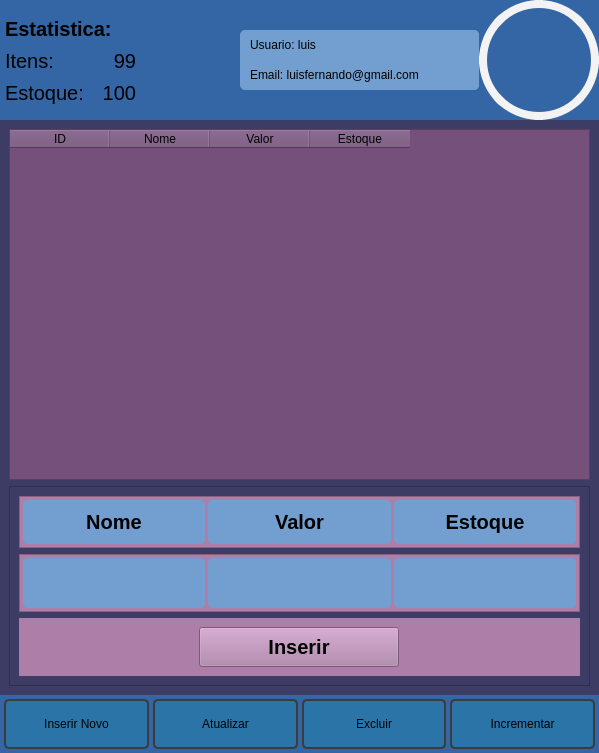
<?xml version="1.0" encoding="UTF-8"?>
<ui version="4.0">
 <class>MainWindow</class>
 <widget class="QMainWindow" name="MainWindow">
  <property name="geometry">
   <rect>
    <x>0</x>
    <y>0</y>
    <width>599</width>
    <height>753</height>
   </rect>
  </property>
  <property name="minimumSize">
   <size>
    <width>500</width>
    <height>700</height>
   </size>
  </property>
  <property name="windowTitle">
   <string>MainWindow</string>
  </property>
  <widget class="QWidget" name="centralwidget">
   <layout class="QVBoxLayout" name="verticalLayout">
    <property name="spacing">
     <number>0</number>
    </property>
    <property name="leftMargin">
     <number>0</number>
    </property>
    <property name="topMargin">
     <number>0</number>
    </property>
    <property name="rightMargin">
     <number>0</number>
    </property>
    <property name="bottomMargin">
     <number>0</number>
    </property>
    <item>
     <widget class="QFrame" name="frame_superior">
      <property name="maximumSize">
       <size>
        <width>16777215</width>
        <height>120</height>
       </size>
      </property>
      <property name="layoutDirection">
       <enum>Qt::LeftToRight</enum>
      </property>
      <property name="styleSheet">
       <string notr="true">background-color: rgb(52, 101, 164);</string>
      </property>
      <property name="frameShape">
       <enum>QFrame::NoFrame</enum>
      </property>
      <property name="frameShadow">
       <enum>QFrame::Raised</enum>
      </property>
      <layout class="QHBoxLayout" name="horizontalLayout">
       <property name="spacing">
        <number>0</number>
       </property>
       <property name="leftMargin">
        <number>0</number>
       </property>
       <property name="topMargin">
        <number>0</number>
       </property>
       <property name="rightMargin">
        <number>0</number>
       </property>
       <property name="bottomMargin">
        <number>0</number>
       </property>
       <item>
        <widget class="QFrame" name="frame_superior_esquerdo">
         <property name="styleSheet">
          <string notr="true">background-color: rgb(52, 101, 164);</string>
         </property>
         <property name="frameShape">
          <enum>QFrame::NoFrame</enum>
         </property>
         <property name="frameShadow">
          <enum>QFrame::Raised</enum>
         </property>
         <widget class="QFrame" name="frame">
          <property name="geometry">
           <rect>
            <x>0</x>
            <y>10</y>
            <width>141</width>
            <height>101</height>
           </rect>
          </property>
          <property name="frameShape">
           <enum>QFrame::NoFrame</enum>
          </property>
          <property name="frameShadow">
           <enum>QFrame::Raised</enum>
          </property>
          <layout class="QGridLayout" name="gridLayout">
           <property name="leftMargin">
            <number>5</number>
           </property>
           <property name="topMargin">
            <number>5</number>
           </property>
           <property name="rightMargin">
            <number>5</number>
           </property>
           <property name="bottomMargin">
            <number>5</number>
           </property>
           <property name="spacing">
            <number>5</number>
           </property>
           <item row="2" column="0">
            <widget class="QLabel" name="label_2">
             <property name="font">
              <font>
               <pointsize>15</pointsize>
              </font>
             </property>
             <property name="text">
              <string>Itens:</string>
             </property>
            </widget>
           </item>
           <item row="4" column="0">
            <widget class="QLabel" name="label_3">
             <property name="font">
              <font>
               <pointsize>15</pointsize>
              </font>
             </property>
             <property name="text">
              <string>Estoque:</string>
             </property>
            </widget>
           </item>
           <item row="4" column="1">
            <widget class="QLabel" name="label_5">
             <property name="font">
              <font>
               <pointsize>15</pointsize>
              </font>
             </property>
             <property name="text">
              <string>100</string>
             </property>
             <property name="alignment">
              <set>Qt::AlignRight|Qt::AlignTrailing|Qt::AlignVCenter</set>
             </property>
            </widget>
           </item>
           <item row="2" column="1">
            <widget class="QLabel" name="label_4">
             <property name="font">
              <font>
               <pointsize>15</pointsize>
              </font>
             </property>
             <property name="layoutDirection">
              <enum>Qt::RightToLeft</enum>
             </property>
             <property name="text">
              <string>99</string>
             </property>
             <property name="alignment">
              <set>Qt::AlignRight|Qt::AlignTrailing|Qt::AlignVCenter</set>
             </property>
            </widget>
           </item>
           <item row="1" column="0" colspan="2">
            <widget class="QLabel" name="label">
             <property name="font">
              <font>
               <pointsize>15</pointsize>
               <weight>75</weight>
               <bold>true</bold>
              </font>
             </property>
             <property name="text">
              <string>Estatistica:</string>
             </property>
            </widget>
           </item>
          </layout>
         </widget>
        </widget>
       </item>
       <item>
        <widget class="QFrame" name="frame_dados">
         <property name="maximumSize">
          <size>
           <width>250</width>
           <height>60</height>
          </size>
         </property>
         <property name="layoutDirection">
          <enum>Qt::LeftToRight</enum>
         </property>
         <property name="styleSheet">
          <string notr="true">background-color: rgb(114, 159, 207);
border-radius: 5px;
</string>
         </property>
         <property name="frameShape">
          <enum>QFrame::NoFrame</enum>
         </property>
         <property name="frameShadow">
          <enum>QFrame::Raised</enum>
         </property>
         <layout class="QVBoxLayout" name="verticalLayout_2">
          <property name="spacing">
           <number>0</number>
          </property>
          <property name="leftMargin">
           <number>10</number>
          </property>
          <property name="topMargin">
           <number>0</number>
          </property>
          <property name="rightMargin">
           <number>0</number>
          </property>
          <property name="bottomMargin">
           <number>0</number>
          </property>
          <item>
           <widget class="QLabel" name="label_usuario">
            <property name="text">
             <string>Usuario: luis</string>
            </property>
           </widget>
          </item>
          <item>
           <widget class="QLabel" name="label_email">
            <property name="text">
             <string>Email: luisfernando@gmail.com</string>
            </property>
           </widget>
          </item>
         </layout>
        </widget>
       </item>
       <item>
        <widget class="QFrame" name="frame_avatar">
         <property name="minimumSize">
          <size>
           <width>120</width>
           <height>120</height>
          </size>
         </property>
         <property name="maximumSize">
          <size>
           <width>120</width>
           <height>120</height>
          </size>
         </property>
         <property name="styleSheet">
          <string notr="true">QFrame{
	background-image: url(:/avatar/images/ursinho.png);
	background-position: center;
	border-radius: 60px;
	border: 8px solid rgb(243, 243, 243);
}</string>
         </property>
         <property name="frameShape">
          <enum>QFrame::NoFrame</enum>
         </property>
         <property name="frameShadow">
          <enum>QFrame::Raised</enum>
         </property>
        </widget>
       </item>
      </layout>
     </widget>
    </item>
    <item>
     <widget class="QFrame" name="frame_central">
      <property name="styleSheet">
       <string notr="true">background-color: rgb(60, 60, 100);</string>
      </property>
      <property name="frameShape">
       <enum>QFrame::NoFrame</enum>
      </property>
      <property name="frameShadow">
       <enum>QFrame::Raised</enum>
      </property>
      <layout class="QVBoxLayout" name="verticalLayout_3">
       <item>
        <widget class="QTableWidget" name="tableWidget">
         <property name="styleSheet">
          <string notr="true">background-color: rgb(117, 80, 123);</string>
         </property>
         <column>
          <property name="text">
           <string>ID</string>
          </property>
         </column>
         <column>
          <property name="text">
           <string>Nome</string>
          </property>
         </column>
         <column>
          <property name="text">
           <string>Valor</string>
          </property>
         </column>
         <column>
          <property name="text">
           <string>Estoque</string>
          </property>
         </column>
        </widget>
       </item>
       <item>
        <widget class="QFrame" name="frame_Inserir">
         <property name="minimumSize">
          <size>
           <width>0</width>
           <height>200</height>
          </size>
         </property>
         <property name="frameShape">
          <enum>QFrame::StyledPanel</enum>
         </property>
         <property name="frameShadow">
          <enum>QFrame::Raised</enum>
         </property>
         <layout class="QVBoxLayout" name="verticalLayout_4">
          <item>
           <widget class="QFrame" name="frame__inserir_header">
            <property name="maximumSize">
             <size>
              <width>16777215</width>
              <height>100</height>
             </size>
            </property>
            <property name="styleSheet">
             <string notr="true">background-color: rgb(173, 127, 168);</string>
            </property>
            <property name="frameShape">
             <enum>QFrame::StyledPanel</enum>
            </property>
            <property name="frameShadow">
             <enum>QFrame::Raised</enum>
            </property>
            <layout class="QHBoxLayout" name="horizontalLayout_3">
             <property name="spacing">
              <number>3</number>
             </property>
             <property name="leftMargin">
              <number>3</number>
             </property>
             <property name="topMargin">
              <number>3</number>
             </property>
             <property name="rightMargin">
              <number>3</number>
             </property>
             <property name="bottomMargin">
              <number>3</number>
             </property>
             <item>
              <widget class="QLabel" name="label_6">
               <property name="font">
                <font>
                 <pointsize>15</pointsize>
                 <weight>75</weight>
                 <bold>true</bold>
                </font>
               </property>
               <property name="styleSheet">
                <string notr="true">background-color: rgb(114, 159, 207);
border-radius: 5px;</string>
               </property>
               <property name="text">
                <string>Nome</string>
               </property>
               <property name="alignment">
                <set>Qt::AlignCenter</set>
               </property>
              </widget>
             </item>
             <item>
              <widget class="QLabel" name="label_7">
               <property name="font">
                <font>
                 <pointsize>15</pointsize>
                 <weight>75</weight>
                 <bold>true</bold>
                </font>
               </property>
               <property name="styleSheet">
                <string notr="true">background-color: rgb(114, 159, 207);
border-radius: 5px;</string>
               </property>
               <property name="text">
                <string>Valor</string>
               </property>
               <property name="alignment">
                <set>Qt::AlignCenter</set>
               </property>
              </widget>
             </item>
             <item>
              <widget class="QLabel" name="label_8">
               <property name="font">
                <font>
                 <pointsize>15</pointsize>
                 <weight>75</weight>
                 <bold>true</bold>
                </font>
               </property>
               <property name="styleSheet">
                <string notr="true">background-color: rgb(114, 159, 207);
border-radius: 5px;</string>
               </property>
               <property name="text">
                <string>Estoque</string>
               </property>
               <property name="alignment">
                <set>Qt::AlignCenter</set>
               </property>
              </widget>
             </item>
            </layout>
           </widget>
          </item>
          <item>
           <widget class="QFrame" name="frame_Inserir_valores">
            <property name="minimumSize">
             <size>
              <width>0</width>
              <height>50</height>
             </size>
            </property>
            <property name="maximumSize">
             <size>
              <width>16777215</width>
              <height>100</height>
             </size>
            </property>
            <property name="styleSheet">
             <string notr="true">background-color: rgb(173, 127, 168);</string>
            </property>
            <property name="frameShape">
             <enum>QFrame::StyledPanel</enum>
            </property>
            <property name="frameShadow">
             <enum>QFrame::Raised</enum>
            </property>
            <layout class="QHBoxLayout" name="horizontalLayout_4">
             <property name="spacing">
              <number>3</number>
             </property>
             <property name="leftMargin">
              <number>3</number>
             </property>
             <property name="topMargin">
              <number>3</number>
             </property>
             <property name="rightMargin">
              <number>3</number>
             </property>
             <property name="bottomMargin">
              <number>3</number>
             </property>
             <item>
              <widget class="QLineEdit" name="lineEdit">
               <property name="minimumSize">
                <size>
                 <width>0</width>
                 <height>50</height>
                </size>
               </property>
               <property name="font">
                <font>
                 <pointsize>15</pointsize>
                 <weight>75</weight>
                 <bold>true</bold>
                </font>
               </property>
               <property name="styleSheet">
                <string notr="true">background-color: rgb(114, 159, 207);
border-radius: 5px;</string>
               </property>
              </widget>
             </item>
             <item>
              <widget class="QLineEdit" name="lineEdit_2">
               <property name="minimumSize">
                <size>
                 <width>0</width>
                 <height>50</height>
                </size>
               </property>
               <property name="font">
                <font>
                 <pointsize>15</pointsize>
                 <weight>75</weight>
                 <bold>true</bold>
                </font>
               </property>
               <property name="styleSheet">
                <string notr="true">background-color: rgb(114, 159, 207);
border-radius: 5px;</string>
               </property>
              </widget>
             </item>
             <item>
              <widget class="QLineEdit" name="lineEdit_3">
               <property name="minimumSize">
                <size>
                 <width>0</width>
                 <height>50</height>
                </size>
               </property>
               <property name="font">
                <font>
                 <pointsize>15</pointsize>
                 <weight>75</weight>
                 <bold>true</bold>
                </font>
               </property>
               <property name="styleSheet">
                <string notr="true">background-color: rgb(114, 159, 207);
border-radius: 5px;</string>
               </property>
              </widget>
             </item>
            </layout>
           </widget>
          </item>
          <item>
           <widget class="QFrame" name="frame_In">
            <property name="minimumSize">
             <size>
              <width>100</width>
              <height>50</height>
             </size>
            </property>
            <property name="maximumSize">
             <size>
              <width>600</width>
              <height>100</height>
             </size>
            </property>
            <property name="layoutDirection">
             <enum>Qt::LeftToRight</enum>
            </property>
            <property name="styleSheet">
             <string notr="true">background-color: rgb(173, 127, 168);</string>
            </property>
            <property name="frameShape">
             <enum>QFrame::NoFrame</enum>
            </property>
            <property name="frameShadow">
             <enum>QFrame::Raised</enum>
            </property>
            <layout class="QHBoxLayout" name="horizontalLayout_5">
             <property name="leftMargin">
              <number>9</number>
             </property>
             <item>
              <widget class="QPushButton" name="pushButton">
               <property name="minimumSize">
                <size>
                 <width>100</width>
                 <height>40</height>
                </size>
               </property>
               <property name="maximumSize">
                <size>
                 <width>200</width>
                 <height>16777215</height>
                </size>
               </property>
               <property name="font">
                <font>
                 <pointsize>15</pointsize>
                 <weight>75</weight>
                 <bold>true</bold>
                </font>
               </property>
               <property name="text">
                <string>Inserir</string>
               </property>
              </widget>
             </item>
            </layout>
           </widget>
          </item>
         </layout>
        </widget>
       </item>
      </layout>
     </widget>
    </item>
    <item>
     <widget class="QFrame" name="frame_inferior">
      <property name="maximumSize">
       <size>
        <width>16777215</width>
        <height>80</height>
       </size>
      </property>
      <property name="styleSheet">
       <string notr="true">background-color: rgb(52, 101, 164);</string>
      </property>
      <property name="frameShape">
       <enum>QFrame::NoFrame</enum>
      </property>
      <property name="frameShadow">
       <enum>QFrame::Raised</enum>
      </property>
      <layout class="QHBoxLayout" name="horizontalLayout_2">
       <property name="spacing">
        <number>4</number>
       </property>
       <property name="leftMargin">
        <number>4</number>
       </property>
       <property name="topMargin">
        <number>4</number>
       </property>
       <property name="rightMargin">
        <number>4</number>
       </property>
       <property name="bottomMargin">
        <number>4</number>
       </property>
       <item>
        <widget class="QPushButton" name="pushButton_inserir_novo">
         <property name="minimumSize">
          <size>
           <width>0</width>
           <height>50</height>
          </size>
         </property>
         <property name="styleSheet">
          <string notr="true">QPushButton {	
	background-color: rgb(43, 116, 168);
	border: 2px solid rgb(60, 60, 60);
	border-radius: 5px;
}
QPushButton:hover {	
	background-color: rgb(26, 50, 133);
	border: 2px solid rgb(114, 159, 207);
}
QPushButton:pressed {	
	background-color: rgb(255, 255, 191);
	border: 2px solid rgb(255, 165, 24);	
	color: rgb(35, 35, 35);
}</string>
         </property>
         <property name="text">
          <string>Inserir Novo</string>
         </property>
        </widget>
       </item>
       <item>
        <widget class="QPushButton" name="pushButton_atualizat">
         <property name="minimumSize">
          <size>
           <width>0</width>
           <height>50</height>
          </size>
         </property>
         <property name="maximumSize">
          <size>
           <width>16777215</width>
           <height>50</height>
          </size>
         </property>
         <property name="styleSheet">
          <string notr="true">QPushButton {	
	background-color: rgb(43, 116, 168);
	border: 2px solid rgb(60, 60, 60);
	border-radius: 5px;
}
QPushButton:hover {	
	background-color: rgb(26, 50, 133);
	border: 2px solid rgb(114, 159, 207);
}
QPushButton:pressed {	
	background-color: rgb(255, 255, 191);
	border: 2px solid rgb(255, 165, 24);	
	color: rgb(35, 35, 35);
}</string>
         </property>
         <property name="text">
          <string>Atualizar</string>
         </property>
        </widget>
       </item>
       <item>
        <widget class="QPushButton" name="pushButton_excluir">
         <property name="minimumSize">
          <size>
           <width>0</width>
           <height>50</height>
          </size>
         </property>
         <property name="styleSheet">
          <string notr="true">QPushButton {	
	background-color: rgb(43, 116, 168);
	border: 2px solid rgb(60, 60, 60);
	border-radius: 5px;
}
QPushButton:hover {	
	background-color: rgb(26, 50, 133);
	border: 2px solid rgb(114, 159, 207);
}
QPushButton:pressed {	
	background-color: rgb(255, 255, 191);
	border: 2px solid rgb(255, 165, 24);	
	color: rgb(35, 35, 35);
}</string>
         </property>
         <property name="text">
          <string>Excluir</string>
         </property>
        </widget>
       </item>
       <item>
        <widget class="QPushButton" name="pushButton_aumentar_estoque">
         <property name="minimumSize">
          <size>
           <width>0</width>
           <height>50</height>
          </size>
         </property>
         <property name="styleSheet">
          <string notr="true">QPushButton {	
	background-color: rgb(43, 116, 168);
	border: 2px solid rgb(60, 60, 60);
	border-radius: 5px;
}
QPushButton:hover {	
	background-color: rgb(26, 50, 133);
	border: 2px solid rgb(114, 159, 207);
}
QPushButton:pressed {	
	background-color: rgb(255, 255, 191);
	border: 2px solid rgb(255, 165, 24);	
	color: rgb(35, 35, 35);
}</string>
         </property>
         <property name="text">
          <string>Incrementar</string>
         </property>
        </widget>
       </item>
      </layout>
     </widget>
    </item>
   </layout>
  </widget>
  <widget class="QMenuBar" name="menubar">
   <property name="geometry">
    <rect>
     <x>0</x>
     <y>0</y>
     <width>599</width>
     <height>22</height>
    </rect>
   </property>
  </widget>
 </widget>
 <resources>
  <include location="../../../Documents/unisa/projetoFinal/qt/ProjetoUnisa/Oficial/View/recursos.qrc"/>
 </resources>
 <connections/>
</ui>
